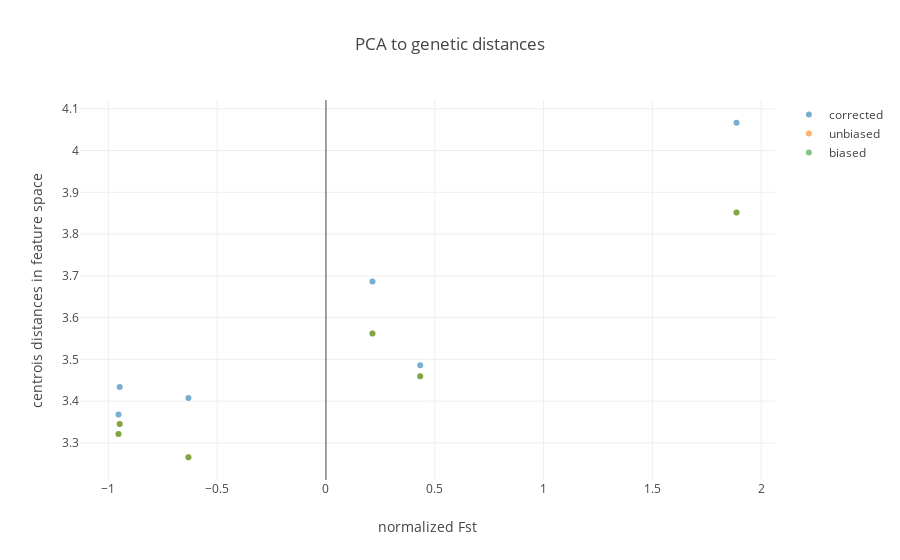

Source (notebook cell):
### Markdown cell above
**Fig. 6** Relation between pairwise centroid distances in unbiased scenario versus biased and corrected scenarios. Distances were left unscaled.

### Code cell
fig_fsts= [go.Scatter(
    x= fsts_compare,
    y= t[:,i],
    mode= 'markers',
    marker= dict(
        color= i,
        opacity= .6
    ),
    name= ['unbiased','biased','corrected'][i-1]
    ) for i in [0,1,2]
]

layout = go.Layout(
    title= 'PCA to genetic distances',
    yaxis=dict(
        title='centrois distances in feature space'),
    xaxis=dict(
        title='normalized Fst')
)

fig= go.Figure(data=fig_fsts, layout=layout)
iplot(fig)

### Figure 1 — Plotly figure (JSON) as saved in the notebook; plotly's stock layout.template omitted (floating-point values rounded to 4 significant figures)
{"data": [{"marker": {"color": 0, "opacity": 0.6}, "mode": "markers", "name": "corrected", "type": "scatter", "x": [0.2136, -0.9479, 1.887, -0.9534, 0.4331, -0.632], "y": [3.686, 3.434, 4.067, 3.368, 3.486, 3.408]}, {"marker": {"color": 1, "opacity": 0.6}, "mode": "markers", "name": "unbiased", "type": "scatter", "x": [0.2136, -0.9479, 1.887, -0.9534, 0.4331, -0.632], "y": [3.562, 3.346, 3.852, 3.322, 3.46, 3.266]}, {"marker": {"color": 2, "opacity": 0.6}, "mode": "markers", "name": "biased", "type": "scatter", "x": [0.2136, -0.9479, 1.887, -0.9534, 0.4331, -0.632], "y": [3.562, 3.346, 3.852, 3.322, 3.459, 3.266]}], "layout": {"title": "PCA to genetic distances", "xaxis": {"title": "normalized Fst"}, "yaxis": {"title": "centrois distances in feature space"}}}
